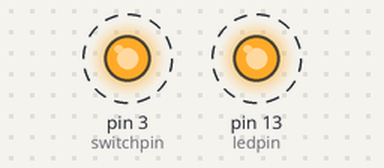
The sketch below on a simulated Arduino Uno, built with avr-gcc and run on an emulated ATmega328P. Parts: output pins drawn as LEDs (lit = HIGH). Dashed ring = blinking.

Above: at 0.5 s.
Timing chart, 0 to 4.6 s (numbered marks = the images above):
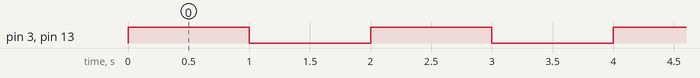

The sketch:

buzzer.ino
```cpp
int switchpin=3;
int ledpin=13;


void setup() {
  // put your setup code here, to run once:

pinMode(switchpin,OUTPUT);
pinMode(ledpin,OUTPUT);
}

void loop() {
  // put your main code here, to run repeatedly:
  for(int i;i<10;i++)
  {
  digitalWrite(ledpin,HIGH);
  digitalWrite(switchpin,HIGH);
  delay(1000);

  digitalWrite(ledpin,LOW);
  digitalWrite(switchpin,LOW);
  delay(1000);
  }
}
```

Measured:
- by itself, pin 3 (switchpin), pin 13 (ledpin): alternates HIGH for 1.0 s and LOW for 1.0 s
